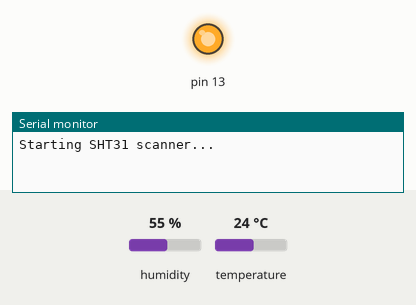
A sketch run on a simulated Arduino Uno, built with avr-gcc and run on an emulated ATmega328P. Shown: output pins drawn as LEDs (lit = HIGH), the last lines printed to the serial monitor. Inputs (shaded band) come from the test bench; at power-on: humidity 55 %, temperature 24 °C.

Above: at 0.05 s.
At 5.4 s:
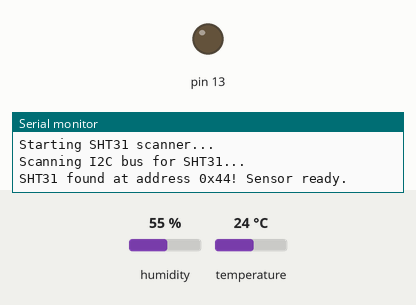
Timing chart, 0 to 31.6 s (numbered marks = the images above):
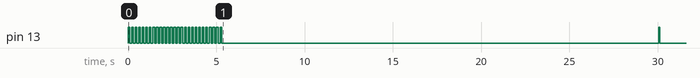

Measured:
- by itself, pin 13: goes 26 × (HIGH 0.10 s, LOW 0.10 s), HIGH 0.10 s, LOW 24.7 s, HIGH 0.05 s, then LOW

The sketch:

sketch_hum_temp.ino
```cpp
#include <Wire.h>
#include "Adafruit_SHT31.h"

Adafruit_SHT31 sht31;
uint8_t detectedAddress = 0; // 0 - не найден, иначе 0x44 или 0x45
unsigned long lastAttempt = 0;
bool sensorOK = false;

void setup() {
  Serial.begin(9600);
  pinMode(13, OUTPUT);
  Wire.begin();
  Serial.println("Starting SHT31 scanner...");
}

void loop() {
  // Если датчик не инициализирован или был сбой, пытаемся его найти/переинициализировать каждые 5 секунд
  if (!sensorOK) {
    if (millis() - lastAttempt > 5000) {
      lastAttempt = millis();
      attemptInit();
    }
    // Индикация ошибки: быстро мигаем (5 раз в секунду)
    digitalWrite(13, HIGH);
    delay(100);
    digitalWrite(13, LOW);
    delay(100);
    return; // не идём дальше, пока нет датчика
  }

  // Если датчик работает, читаем данные каждые 30 секунд (как у вас)
  static unsigned long lastRead = 0;
  if (millis() - lastRead > 30000) {
    lastRead = millis();
    readAndPrint();
  }

  // Небольшая задержка для устойчивости
  delay(10);
}

// Функция попытки инициализации датчика
void attemptInit() {
  Serial.println("Scanning I2C bus for SHT31...");

  // Массив возможных адресов (вместо {0x44,0x45} с range-for)
  uint8_t addresses[] = {0x44, 0x45};
  for (int i = 0; i < 2; i++) {
    uint8_t addr = addresses[i];
    if (sht31.begin(addr)) {
      // Проверим, действительно ли датчик отвечает (прочитаем что-нибудь)
      float t = sht31.readTemperature();
      if (!isnan(t)) {
        detectedAddress = addr;
        sensorOK = true;
        Serial.print("SHT31 found at address 0x");
        Serial.print(addr, HEX);
        Serial.println("! Sensor ready.");
        digitalWrite(13, LOW); // погасим светодиод
        return;
      }
    }
  }

  // Если не нашли, возможно адрес другой. Запустим полный I2C-скан
  Serial.println("No SHT31 found at 0x44 or 0x45. Check wiring!");
  Serial.println("Running full I2C scan to see all devices...");
  fullI2CScan();
}

// Функция полного сканирования I2C (выводит все найденные устройства)
void fullI2CScan() {
  byte error, address;
  int nDevices = 0;
  for (address = 1; address < 127; address++) {
    Wire.beginTransmission(address);
    error = Wire.endTransmission();
    if (error == 0) {
      Serial.print("I2C device found at address 0x");
      if (address < 16) Serial.print("0");
      Serial.print(address, HEX);
      Serial.println(" !");
      nDevices++;
    }
  }
  if (nDevices == 0)
    Serial.println("No I2C devices found");
  else
    Serial.println("Scan done");
}

// Функция чтения и вывода данных
void readAndPrint() {
  float temp = sht31.readTemperature();
  float hum = sht31.readHumidity();

  if (!isnan(temp) && !isnan(hum)) {
    Serial.print(temp);
    Serial.print(" ");
    Serial.println(hum);
    // Короткая вспышка при успешном чтении
    digitalWrite(13, HIGH);
    delay(50);
    digitalWrite(13, LOW);
  } else {
    Serial.println("Read error, reinitializing...");
    sensorOK = false; // Сброс флага, чтобы цикл попытался переинициализировать
  }
}
```
